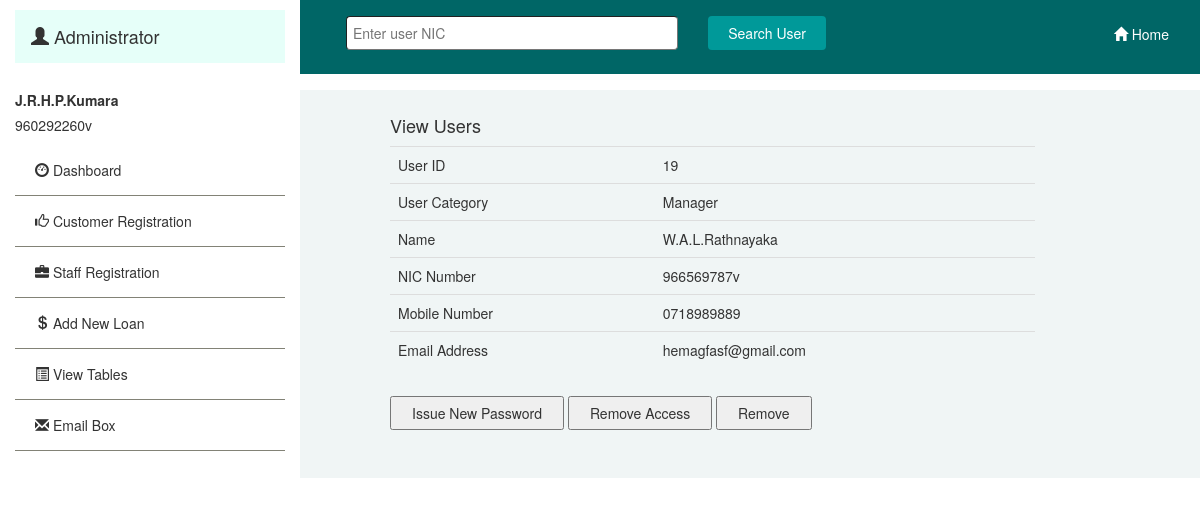
/adminviewuser.php?usernic=966569787v&userCategory=Manager (signed in), run on the app's committed database.
### tables this page shows
CREATE TABLE `manager` (
  `managerId` int(11) NOT NULL,
  `userName` varchar(60) NOT NULL,
  `nameWithInitials` varchar(70) DEFAULT NULL,
  `nic` varchar(15) DEFAULT NULL,
  `email` varchar(60) DEFAULT NULL,
  `address` varchar(70) DEFAULT NULL,
  `phoneNo` varchar(10) DEFAULT NULL
);

### adminviewuser.php (the view, shortened to what this page needs)
<?php
require_once("connection.php");
	$NIC=$_GET['usernic'];
	$userCategory=$_GET['userCategory'];
	if($userCategory=="Manager"){
		$queryc="SELECT* FROM manager WHERE nic='$NIC'";
		$result=$conn->query($queryc);
		$row=$result->fetch_assoc();
		if($result->num_rows > 0){
			$UID=$row['managerId'];
			$NWI=$row['nameWithInitials'];
			$Email=$row['email'];
			$mobileNo=$row['phoneNo'];
		}
	}
 ?>
<?php
	require_once("connection.php");
	$username=$_SESSION['username'];
	$sql = "SELECT* FROM admin WHERE nic='$username'";
    $result=$conn->query($sql);
    $row=$result->fetch_assoc();
    $nwi=$row['nameWithInitials'];
 ?>
 <?php
	require_once("countbar.php");
 ?>
<!DOCTYPE html>
<html>
<head>
	<link rel="stylesheet" href="bootstrap/css/bootstrap.min.css">
</head>
<body><?php// require_once("header.php"); ?>
	<div class="container-fluid">
		<div class="row">
			<div class="col-sm-3">
				<h4 style="background-color: #e6fff9;padding: 2vh;"><i class="glyphicon glyphicon-user"></i> Administrator</h4>
			</div>
			<div class="col-sm-9">
				<div class="row" style="margin-bottom: 2vh;background-color:  #006666;padding: 2vh;">
					<div class="col-sm-9">
						<form action="adminviewuser.php?usernic=<?php echo $NIC; ?>&userCategory=<?php echo $userCategory; ?>" method="POST">
							<div class="col-sm-7">
							<input type="text" name="searchkey" class="searchinput" placeholder="Enter user NIC"></div>
							<div class="col-sm-3">
							<input type="submit" name="search" value="Search User" class="searchbtn">
							</div>
						</form>
					</div>
					<div class="col-sm-3" style="text-align: right;">
						<a href="home.php"><p style="color: white;margin-top: 1vh;"><i class="glyphicon glyphicon-home"></i> Home</p></a>
					</div>
				</div>
			</div>
		</div>
		<div class="row">
			<div class="col-sm-3">
				<div class="row">
					<div class="col-sm-12">
					<label><?php echo $nwi; ?></label>
					<p><?php echo $username; ?></p>
					</div>
				</div>
				<div class="row">
					<div class="col-sm-12">
						<form action="." method="POST">
							<button class="navbtns" formaction="admindashboard.php"><i class="glyphicon glyphicon-dashboard"></i> Dashboard</button>
							<button class="navbtns" formaction="admincustomerreg.php"><i class="glyphicon glyphicon-thumbs-up"></i> Customer Registration</button>
							<button class="navbtns" formaction="adminstaffreg.php"><i class="glyphicon glyphicon-briefcase"></i> Staff Registration</button>
							<button class="navbtns" formaction="adminnewloan.php"><i class="glyphicon glyphicon-usd"></i> Add New Loan</button>
							<button class="navbtns" formaction="admintableview.php"><i class="glyphicon glyphicon-list-alt"></i> View Tables</button>
							<button class="navbtns" formaction="adminmail.php"><i class="glyphicon glyphicon-envelope"></i> Email Box</button>
						</form>
					</div>
				</div>
			</div>
			<div class="col-sm-9"  style="background-color: ;padding-top: 0vh;">
				<div class="row" style="background-color: #f0f5f5;padding-bottom:5vh;padding-top: 2vh;">
					<div class="col-sm-1"></div>
					<div class="col-sm-9">
						<h4>View Users</h4>
						<div class="table-responsive">
							<table class="table">
								<tbody>
								      <tr>
								        <td>User ID</td>
								        <td><?php echo $UID; ?></td>
								      </tr>
								      <tr>
								        <td>User Category</td>
								        <td><?php echo $userCategory; ?></td>
								      </tr>
								      <tr>
								        <td>Name</td>
								        <td><?php echo $NWI; ?></td>
								      </tr>
								      <tr>
								        <td>NIC Number</td>
								        <td><?php echo $NIC; ?></td>
								      </tr>
								      <tr>
								        <td>Mobile Number</td>
								        <td><?php echo $mobileNo; ?></td>
								      </tr>
								      <tr>
								        <td>Email Address</td>
								        <td><?php echo $Email; ?></td>
								      </tr>
							    </tbody>
							</table>
						</div>
						<form action="adminviewuser.php?usernic=<?php echo $NIC; ?>&userCategory=<?php echo $userCategory; ?>" method="POST">
							<input type="submit" name="newpw" value="Issue New Password" class="btnvuser" onclick="return confirm('Issue New Password?');">
							<input type="submit" name="removeAccess" value="Remove Access" class="btnvuser" onclick="return confirm('This user no longer be able to access the system.');">
							<input type="submit" name="removeUser" value="Remove" class="btnvuser" onclick="return confirm('All the records of this user will be removed.\nUser no longer be able to access the system.');">
						</form>
					</div>
				</div>
			</div>
		</div>
	</div>
</body>
</html>

### adminviewuser.php (style rules this page uses)
.navbtns { background-color: white; width: 100%; padding: 15px 20px; border-color: #d6d6c2; border-width: 1px; border-left: none; border-right:none; border-top: none; cursor: pointer; text-align: left; }
.searchinput { padding: 6px; width: auto; border-radius: 4px; border-width: 1px; width: 100%; margin-bottom: 1vh; }
.searchbtn { width: auto; background-color: #009999; color: white; padding: 7px 20px; border: none; border-radius: 4px; cursor: pointer; float: left; margin:auto; }
.btnvuser { padding: 5px 20px; margin:8px 0; }

### data on the page
manager: managerId "19", nameWithInitials "W.A.L.Rathnayaka", phoneNo "0718989889", email "hemagfasf@gmail.com"

### other printed values
$nwi "J.R.H.P.Kumara"
$username "960292260v"
$userCategory "Manager"
$NIC "966569787v"
